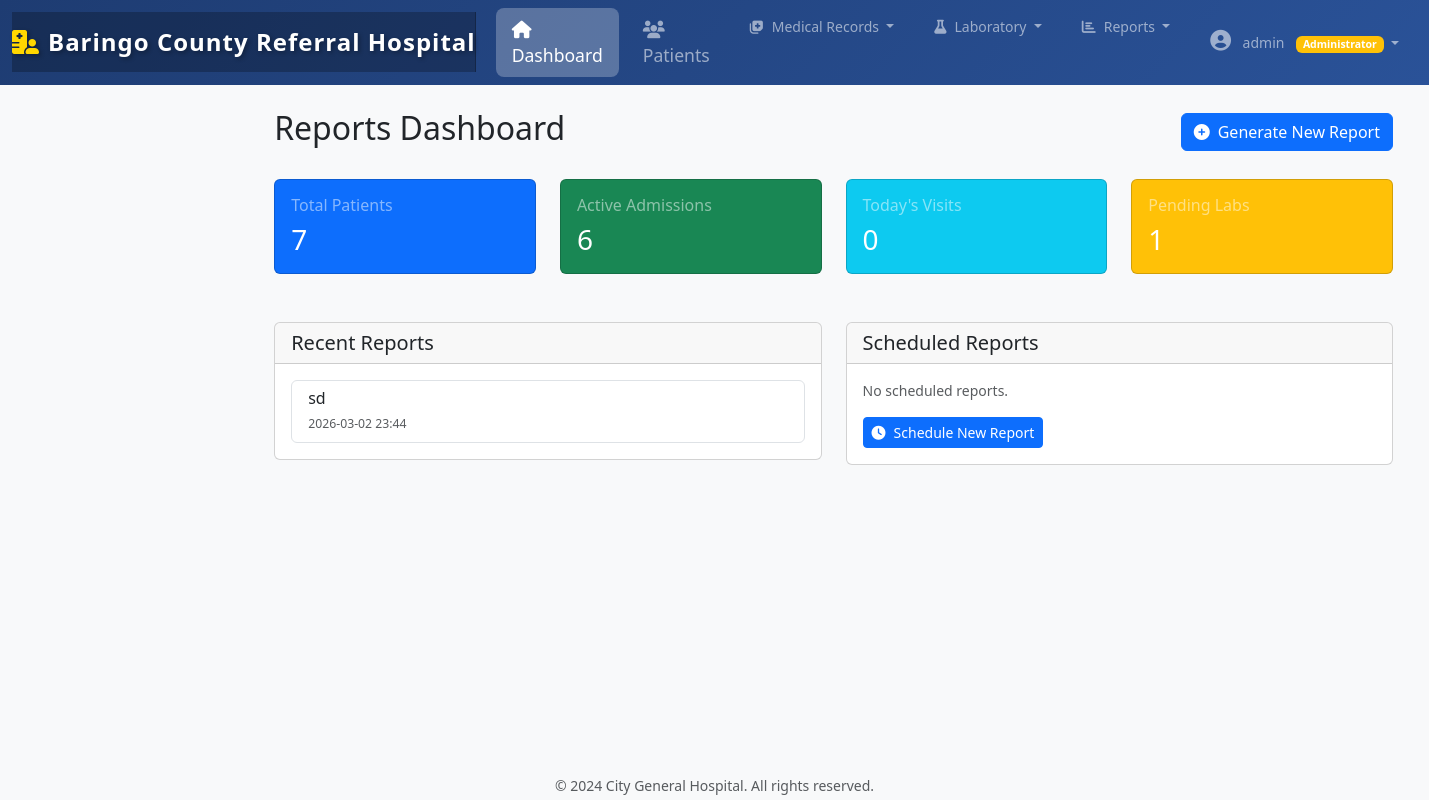
Page /reports/ (signed in) on the earlier database version.
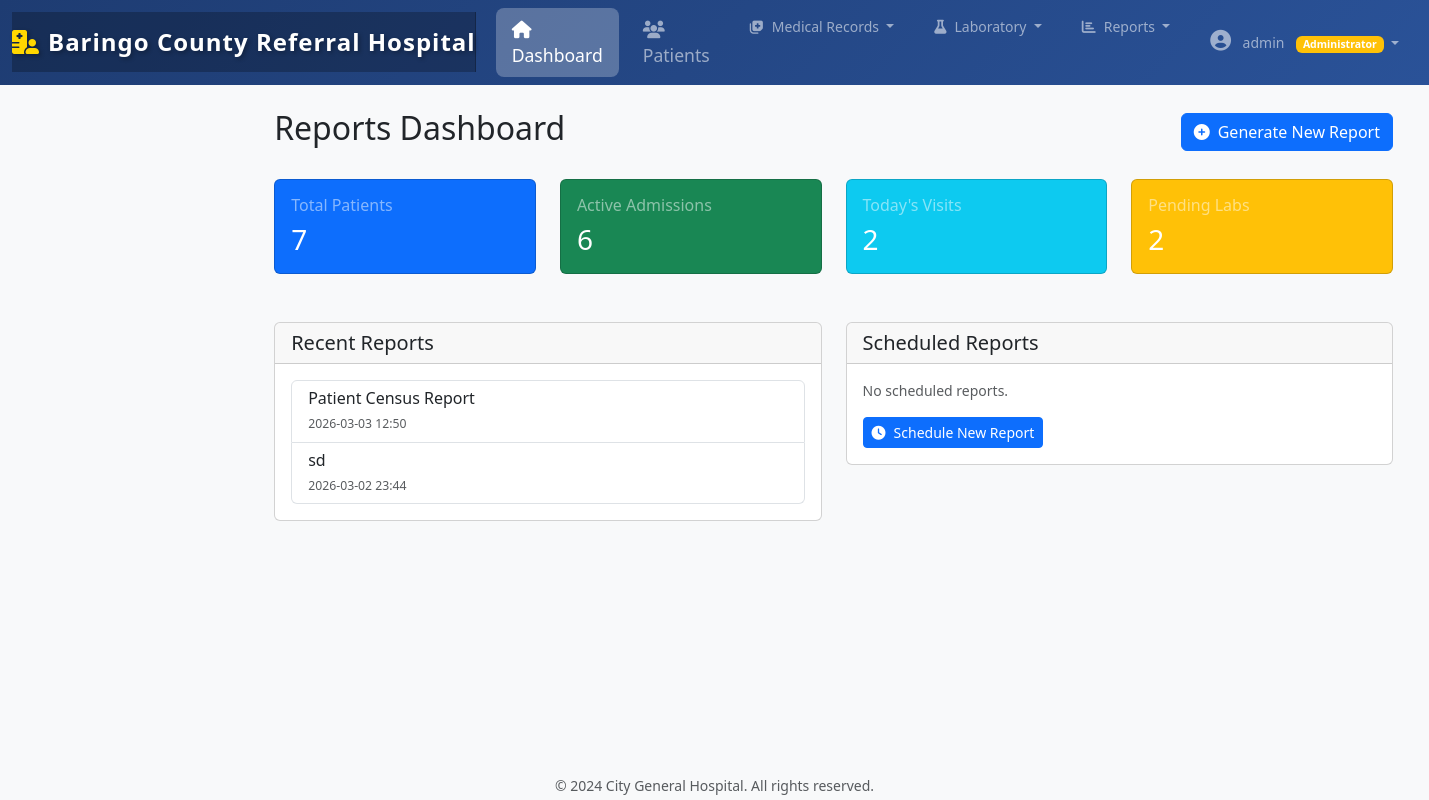
Same page on the later database version.
### hospital_records/apps/reports/models.py (models this page shows, shortened)
class GeneratedReport(models.Model):
    STATUS_CHOICES = (
        ('pending', 'Pending'),
        ('processing', 'Processing'),
        ('completed', 'Completed'),
        ('failed', 'Failed'),
    )
    FORMAT_CHOICES = (
        ('pdf', 'PDF'),
        ('excel', 'Excel'),
        ('csv', 'CSV'),
        ('html', 'HTML'),
    )
    title = models.CharField(max_length=200)
    report_type = models.CharField(max_length=50, choices=ReportTemplate.REPORT_TYPES)
    format = models.CharField(max_length=10, choices=FORMAT_CHOICES, default='pdf')
    start_date = models.DateTimeField()
    end_date = models.DateTimeField()
    parameters = models.JSONField(default=dict, blank=True)
    report_data = models.JSONField(default=dict, blank=True)
    report_file = models.FileField(upload_to='reports/', null=True, blank=True)
    status = models.CharField(max_length=20, choices=STATUS_CHOICES, default='pending')
    error_message = models.TextField(blank=True)
    generated_by = models.ForeignKey(User, on_delete=models.SET_NULL, null=True)
    generated_at = models.DateTimeField(auto_now_add=True)
    completed_at = models.DateTimeField(null=True, blank=True)
    is_scheduled = models.BooleanField(default=False)
    schedule_config = models.JSONField(default=dict, blank=True)
    class Meta:
        ordering = ['-generated_at']

### hospital_records/apps/reports/views.py (the view, shortened to what this page needs)
# urls.py: path('', views.report_dashboard, name='dashboard'),
@login_required
def report_dashboard(request):
    user_type = request.user.profile.user_type
    context = {
        'recent_reports': GeneratedReport.objects.filter(
            generated_by=request.user
        ).order_by('-generated_at')[:10],
        'scheduled_reports': ScheduledReport.objects.filter(
            created_by=request.user,
            is_active=True
        ),
        'report_categories': ReportTemplate.REPORT_CATEGORIES,
    }
    if user_type == 'admin':
        widgets = DashboardWidget.objects.filter(is_active=True)
    elif user_type == 'doctor':
        widgets = DashboardWidget.objects.filter(
            is_active=True,
            report_type__in=['patient_census', 'diagnosis_frequency', 'prescription_analysis']
        )
    elif user_type == 'nurse':
        widgets = DashboardWidget.objects.filter(
            is_active=True,
            report_type__in=['patient_census', 'vital_signs']
        )
    elif user_type == 'receptionist':
        widgets = DashboardWidget.objects.filter(
            is_active=True,
            report_type__in=['patient_census', 'admissions']
        )
    elif user_type == 'lab_tech':
        widgets = DashboardWidget.objects.filter(
            is_active=True,
            report_type__in=['lab_utilization']
        )
    else:
        widgets = DashboardWidget.objects.none()
    widget_data = []
    for widget in widgets:
        data = generate_widget_data(widget)
        widget_data.append({
            'widget': widget,
            'data': data
        })
    today = timezone.now().date()
    if user_type == 'admin':
        context.update({
            'total_patients': Patient.objects.count(),
            'active_admissions': Patient.objects.filter(status='active').count(),
            'today_visits': MedicalRecord.objects.filter(visit_date__date=today).count(),
            'pending_labs': LabOrder.objects.filter(status__in=['ordered', 'collected']).count(),
        })
    elif user_type == 'nurse':
        from hospital_records.apps.patients.models import VitalSign
        context.update({
            'vitals_today': VitalSign.objects.filter(recorded_at__date=today).count(),
            'active_patients': Patient.objects.filter(status='active').count(),
        })
    elif user_type == 'receptionist':
        from hospital_records.apps.patients.models import Admission
        context.update({
            'new_registrations': Patient.objects.filter(registration_date__date=today).count(),
            'admissions_today': Admission.objects.filter(admission_date__date=today).count(),
        })
    context['widgets'] = widget_data
    return render(request, 'reports/dashboard.html', context)

### templates/reports/dashboard.html (shortened to what the changed rows need)
{% extends 'base.html' %}
{% load static %}
{% block content %}
<div class="container-fluid py-4">
    <div class="d-flex justify-content-between align-items-center mb-4">
        <h2>Reports Dashboard</h2>
    </div>
    <div class="row mb-4">
        <div class="col-md-3">
            <div class="card bg-info text-white">
                <div class="card-body">
                    <h6 class="text-white-50">Today's Visits</h6>
                    <h3 class="mb-0">{{ today_visits|default:"0" }}</h3>
                </div>
            </div>
        </div>
        <div class="col-md-3">
            <div class="card bg-warning text-white">
                <div class="card-body">
                    <h6 class="text-white-50">Pending Labs</h6>
                    <h3 class="mb-0">{{ pending_labs|default:"0" }}</h3>
                </div>
            </div>
        </div>
    </div>
    <div class="row mt-4">
        <div class="col-md-6">
            <div class="card">
                <div class="card-body">
                    <div class="list-group">
                        {% for report in recent_reports %}
                        <a href="{% url 'reports:view_report' report.pk %}" class="list-group-item list-group-item-action">
                            <div class="d-flex justify-content-between align-items-center">
                                <div>
                                    <h6 class="mb-1">{{ report.title }}</h6>
                                    <small class="text-muted">{{ report.generated_at|date:"Y-m-d H:i" }}</small>
                                </div>
                                <span class="badge bg-{{ report.status }}">{{ report.get_status_display }}</span>
                            </div>
                        </a>
                        {% empty %}
                        <p class="text-muted mb-0">No reports generated yet.</p>
                        {% endfor %}
                    </div>
                </div>
            </div>
        </div>
    </div>
</div>
{% endblock %}

Differences in the rows shown:
added GeneratedReport: title "Patient Census Report", generated_at "2026-03-03 12:50"
Other differences:
{{ today_visits|default:"0" }}: "0" → "2"
{{ pending_labs|default:"0" }}: "1" → "2"
